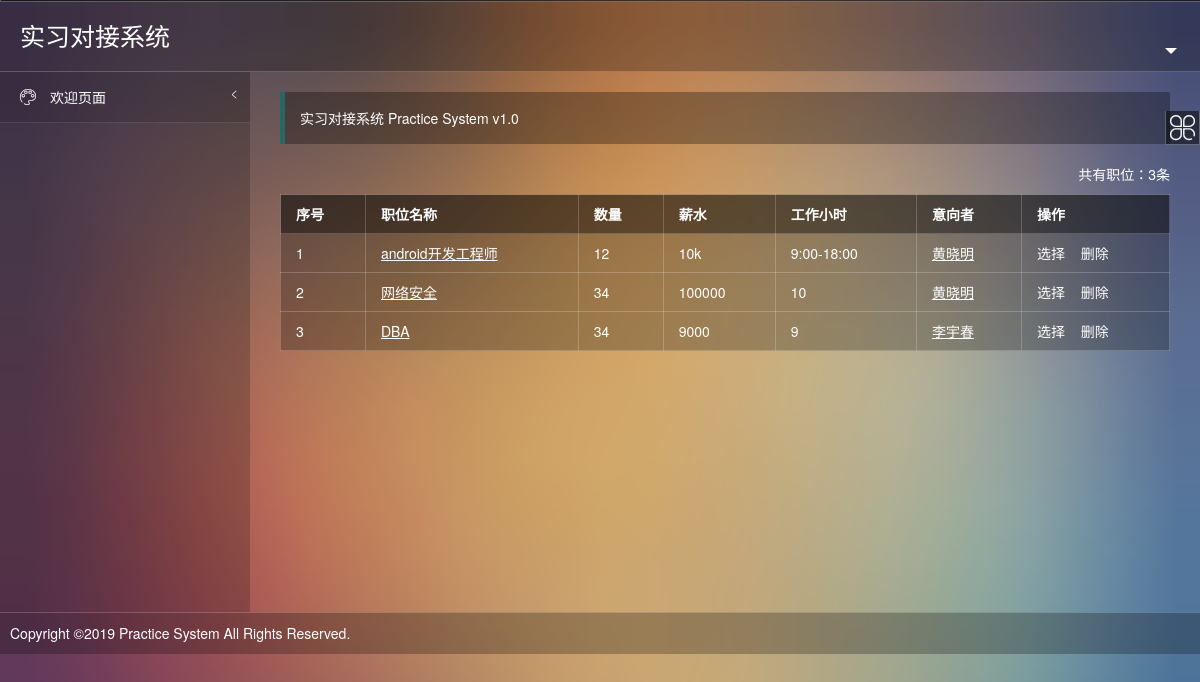
Page /practice/enterprise/received/ (signed in) on the committed database.
### practice/models.py (models this page shows, shortened)
class Choice(models.Model):
    choice_id = models.IntegerField(primary_key=True)
    job_id = models.ForeignKey(Job, db_column='job_id', on_delete=models.CASCADE)
    stu_id = models.ForeignKey(Student, db_column='stu_id', on_delete=models.CASCADE)
    result = models.BooleanField(default=False)

class Job(models.Model):
    job_id = models.IntegerField(primary_key=True,  db_column='job_id')
    ent_id = models.ForeignKey(Enterprise,  db_column='ent_id',  on_delete=models.CASCADE)
    job_name = models.CharField(max_length=20)
    job_desc = models.CharField(max_length=100)
    employ_num = models.IntegerField(default=0)
    salary = models.IntegerField(default=0)
    job_time = models.IntegerField(default=0)

class Student(models.Model):
    stu_id = models.IntegerField(primary_key=True, db_column='stu_id',  blank=False)
    tea_id = models.ForeignKey(Teacher,  db_column='tea_id',  on_delete=models.CASCADE)
    stu_pwd = models.CharField(max_length=20)
    stu_name = models.CharField(max_length=10)
    stu_age = models.IntegerField(default=0)
    phone_num = models.CharField(max_length=11)
    e_mail = models.CharField(max_length=15)
    major = models.CharField(max_length=20)
    grade = models.IntegerField(default=0)
    stu_class = models.CharField(max_length=10)
    address = models.CharField(max_length=40)
    political_status = models.CharField(max_length=10)
    target_post = models.CharField(max_length=20)
    intention_area = models.CharField(max_length=40)
    resume = models.FileField(upload_to='practice/resume/')
    tripartite_agreement = models.BooleanField(default=False)
    practice_agreement = models.BooleanField(default=False)
    employment_agreement = models.BooleanField(default=False)
    tea_mark = models.IntegerField(default=0)
    ent_mark = models.IntegerField(default=0)

### practice/enterprise/views.py (the view)
# urls.py: path('received/', views.received, name='received'),
def received(request):
    role_id = request.session['role_id']
    ent_id = request.session['user_id']
    enterprise = Enterprise.objects.get(ent_id=ent_id)
    jobs = Job.objects.filter(ent_id=enterprise)
    choices = []
    for job in jobs:
        choices += Choice.objects.filter(job_id=job).exclude(result=True)
    context = {}
    context['choices'] = choices
    context['menu'] = daoapp.getMenu(role_id=role_id)
    context['username'] = daoapp.getUsername(role_id, ent_id)
    context['role_name'] = 'enterprise'
    return render(request, 'practice/received.html', context)

### practice/daoapp.py (called while the page is built)
def getMenu(role_id):
    role_id = int(role_id)
    datas = Menu.objects.filter(role_id = role_id)
    parentMenu = {}
    menu = {}
    for m in datas:
        if m.parent_id == 0:
            parentMenu[m.menu_id] = m.menu_name
            menu[m.menu_name] = {}
            menu[m.menu_name][m.menu_name] = m.url_name
    for m in datas:
        if m.parent_id != 0:
            pmenuname = parentMenu[m.parent_id]
            if pmenuname in menu[pmenuname].keys():
                del menu[pmenuname][pmenuname]
            menu[pmenuname][m.menu_name] = m.url_name
    return menu

def getUsername(role_id, user_id):
    username = ''
    if not isinstance(role_id, int) or not isinstance(user_id, int):
        return None
    if role_id == 2:    #如果是老师
        username = Teacher.objects.get(tea_id=user_id).tea_name
    elif role_id == 3:  #如果是企业
        username = Enterprise.objects.get(ent_id=user_id).ent_name
    elif role_id == 4:  #如果是学生
        username = Student.objects.get(stu_id=user_id).stu_name
    return username

### practice/templates/practice/received.html (shortened to what this page needs)
{% extends 'practice/template.html' %}
{% block frame %}
<span class="x-right" style="line-height:40px">共有职位：{{ choices|length }}条</span>
<table class="layui-table">
    <thead>
    <tr>
        <th>
            序号
        </th>
        <th>
            职位名称
        </th>
        <th>
            数量
        </th>
        <th>
            薪水
        </th>
        <th>
            工作小时
        </th>
        <th>
            意向者
        </th>
        <th>
            操作
        </th>
    </tr>
    </thead>
    <tbody>
    {% for choice in choices %}
    <tr>
        <td>
            {{ forloop.counter }}
        </td>
        <td>
            <u style="cursor:pointer" onclick="member_show('{{ choice.job_id.job_name }}','/practice/enterprise/showjob/{{ choice.job_id.job_id }}/','800','500')">
                {{ choice.job_id.job_name }}
            </u>
        </td>
        <td >
            {{ choice.job_id.employ_num }}
        </td>
        <td >
            {{ choice.job_id.salary }}
        </td>
        <td >
            {{ choice.job_id.job_time }}
        </td>
        <td class="td-status">
            <u><a href="/practice/enterprise/information/{{ choice.stu_id.stu_id }}/">{{ choice.stu_id.stu_name }}</a></u>
        </td>
        <td class="td-manage">
            {% if not choice.result %}
            <a title="选择" href="/practice/enterprise/select/{{ choice.job_id.job_id }}/{{ choice.stu_id.stu_id }}/"
               class="ml-5" style="text-decoration:none">
                选择
            </a>
            {% else %}
                <b style="color:red">已选<b>
            {% endif %}&nbsp;&nbsp;
            <a title="删除" href="javascript:;" onclick="member_del(this, {{ choice.job_id.job_id }}, {{ choice.stu_id.stu_id }})"
               style="text-decoration:none">
                删除
            </a>
        </td>
    </tr>
    {% endfor %}
    </tbody>
</table>
{% endblock %}

### practice/static/practice/css/xadmin.css (style rules this page uses)
* { margin: 0px; padding: 0px; font-family: "Helvetica Neue", Helvetica, Arial, sans-serif; }
a { text-decoration: none; }
html { width: 100%; }
body { width: 100%; background-color: #54364a; background-image: url(../images/a.jpg); background-repeat: no-repeat; background-size: cover; color: #ffffff; }
.x-right { float: right; }

### rows in the picture
Choice: job_id.job_name "android开发工程师", job_id.employ_num "12", job_id.salary "10k", job_id.job_time "9:00-18:00", stu_id.stu_name "黄晓明"
Choice: job_id.job_name "网络安全", job_id.employ_num "34", job_id.salary "100000", job_id.job_time "10", stu_id.stu_name "黄晓明"
Choice: job_id.job_name "DBA", job_id.employ_num "34", job_id.salary "9000", job_id.job_time "9", stu_id.stu_name "李宇春"

### other values in the picture
{{ choices|length }} "3"
